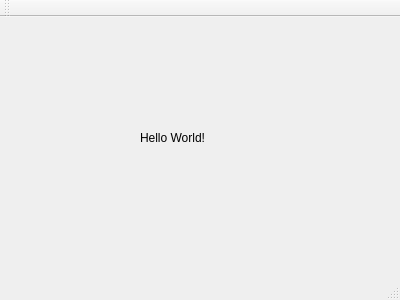
<?xml version="1.0" encoding="UTF-8"?>
<ui version="4.0">
 <class>MainWindow</class>
 <widget class="QMainWindow" name="MainWindow">
  <property name="geometry">
   <rect>
    <x>0</x>
    <y>0</y>
    <width>400</width>
    <height>300</height>
   </rect>
  </property>
  <property name="windowTitle">
   <string>MainWindow</string>
  </property>
  <widget class="QWidget" name="centralWidget">
   <widget class="QLabel" name="label">
    <property name="geometry">
     <rect>
      <x>140</x>
      <y>100</y>
      <width>121</width>
      <height>41</height>
     </rect>
    </property>
    <property name="text">
     <string>Hello World!</string>
    </property>
   </widget>
  </widget>
  <widget class="QMenuBar" name="menuBar">
   <property name="geometry">
    <rect>
     <x>0</x>
     <y>0</y>
     <width>400</width>
     <height>22</height>
    </rect>
   </property>
  </widget>
  <widget class="QToolBar" name="mainToolBar">
   <attribute name="toolBarArea">
    <enum>TopToolBarArea</enum>
   </attribute>
   <attribute name="toolBarBreak">
    <bool>false</bool>
   </attribute>
  </widget>
  <widget class="QStatusBar" name="statusBar"/>
 </widget>
 <layoutdefault spacing="6" margin="11"/>
 <resources/>
 <connections/>
</ui>
